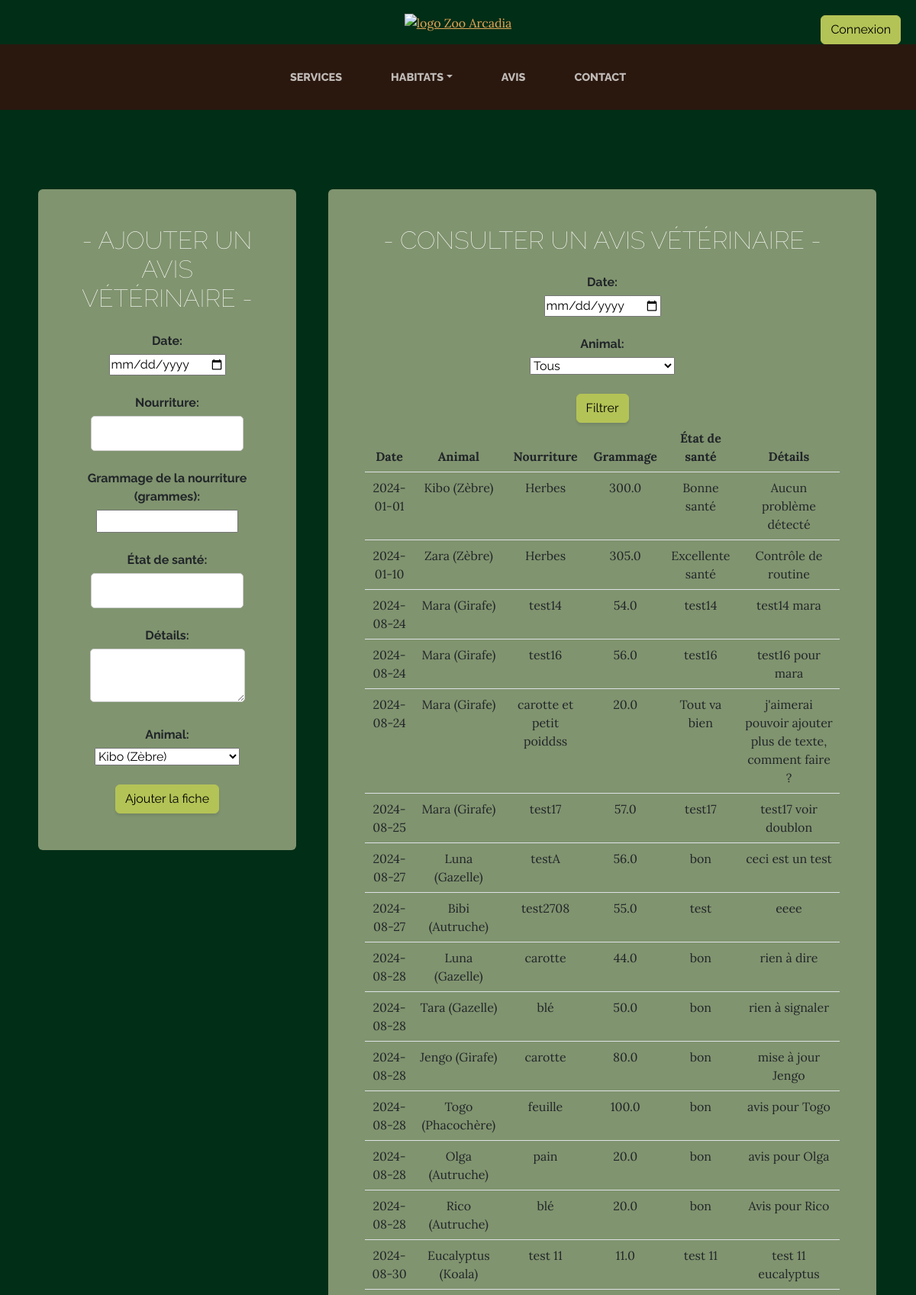
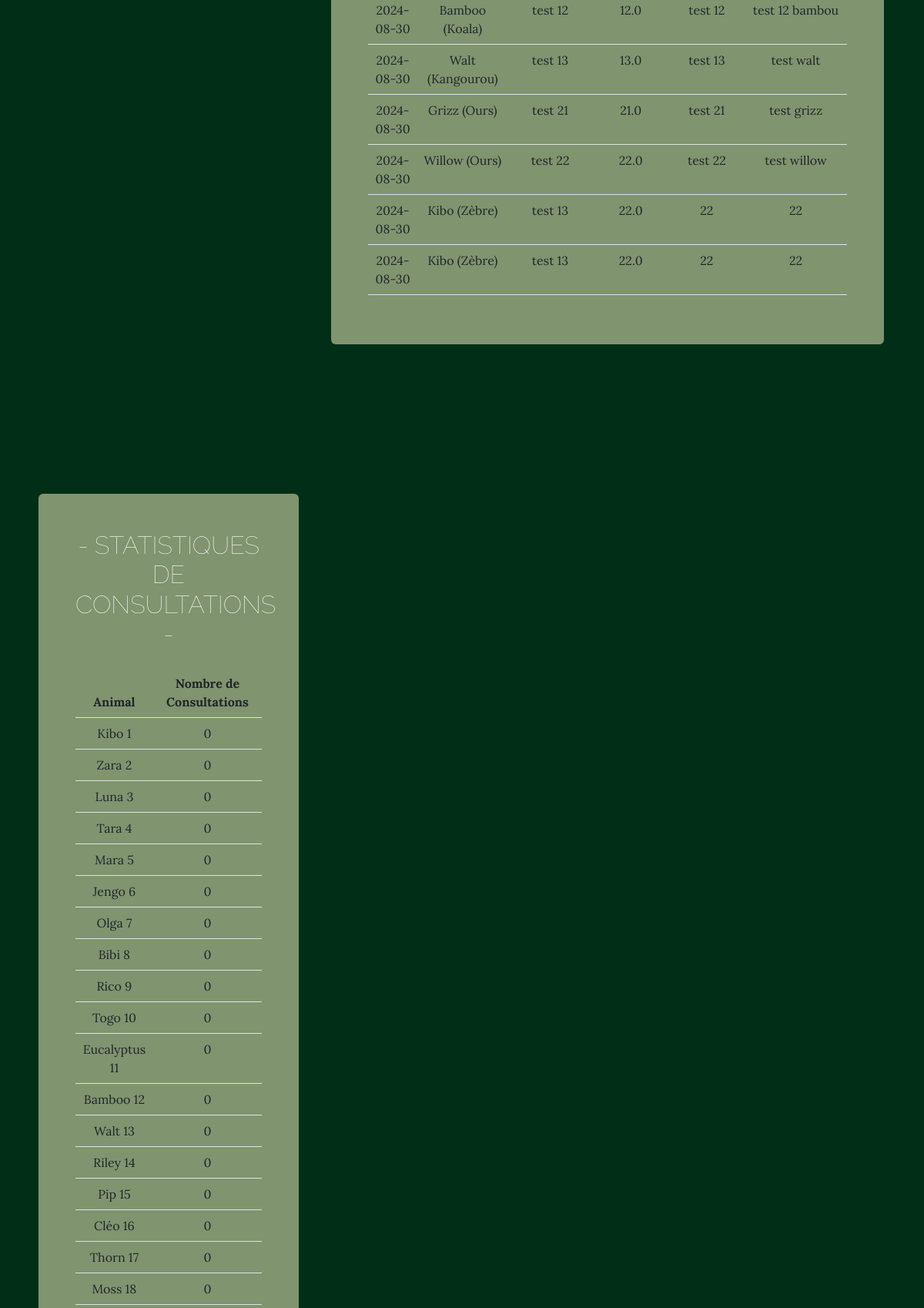
The page /admin (upper part) on the database its author committed (2 pictures, top to bottom).
### app.py (models this page shows)
class VetRecord(db.Model):
    id = db.Column(db.Integer, primary_key=True, autoincrement=True)
    date = db.Column(db.Date, nullable=False)
    food = db.Column(db.String(100), nullable=False)
    weight = db.Column(db.Float, nullable=False)
    health_status = db.Column(db.String(200), nullable=False)
    details = db.Column(db.Text, nullable=True)
    animal_id = db.Column(db.Integer, db.ForeignKey('animal.id'), nullable=False)
    animal = db.relationship('Animal', back_populates='vet_records')
    consultation_count = db.Column(db.Integer, default=0)  # Nouveau champ pour le compteur de consultations

class Animal(db.Model):
    id = db.Column(db.Integer, primary_key=True)
    name = db.Column(db.String(100), nullable=False)
    species = db.Column(db.String(100), nullable=False)
    image = db.Column(db.String(200))
    habitat_id = db.Column(db.Integer, db.ForeignKey('habitat.id'), nullable=False)
    vet_records = db.relationship('VetRecord', back_populates='animal', lazy=True)

### app.py (the view, shortened to what this page needs)
@app.route('/admin', methods=['GET', 'POST'])
def admin():
    filter_date = request.args.get('date')
    filter_animal_id = request.args.get('animal_id')
    query = VetRecord.query
    if filter_date:
        query = query.filter(VetRecord.date == date.fromisoformat(filter_date))
    if filter_animal_id:
        query = query.filter(VetRecord.animal_id == filter_animal_id)
    animals = Animal.query.all()
    vet_records = query.all()
    habitats = Habitat.query.all()  # Ajoutez cette ligne pour récupérer les habitats
    consultation_counts = {animal.id: 0 for animal in animals}
    for record in vet_records:
        consultation_counts[record.animal_id] += record.consultation_count  # Utilise la valeur actuelle de consultation_count
    avis_a_valider = Avis.query.filter_by(approuve=False).all()
    return render_template('admin.html', avis_a_valider=avis_a_valider, animals=animals, vet_records=vet_records, habitats=habitats, consultation_counts=consultation_counts)

### templates/admin.html (shortened to what this page needs)
<!DOCTYPE html>
<html lang="en">
    <head>
        <link href="../static/css/styles.css" rel="stylesheet" />
    </head>
    <body>
        <header classe="text-center">
            <a href="{{ url_for('home') }}">
                <img class="img-logo center" src="/static/assets/img/logo.png" alt="logo Zoo Arcadia" />
            </a>
            <a href="{{ url_for('register') }}" class="btn btn-primary btn-connexion">Connexion</a>
        </header>
        <nav class="navbar navbar-expand-lg navbar-dark py-lg-4" id="mainNav">
            <div class="container">
                <div class="collapse navbar-collapse" id="navbarSupportedContent">
                    <ul class="navbar-nav mx-auto">
                        <li class="nav-item px-lg-4"><a class="nav-link text-uppercase" href="{{ url_for('services') }}">Services</a></li>
                        <li class="nav-item px-lg-4 dropdown">
                            <a class="nav-link text-uppercase dropdown-toggle" href="{{ url_for('habitats') }}" id="navbarDropdown" role="button" data-bs-toggle="dropdown" aria-expanded="false">Habitats</a>
                        </li>
                        <li class="nav-item px-lg-4"><a class="nav-link text-uppercase" href="{{ url_for('home') }}#avis">Avis</a></li>
                        <li class="nav-item px-lg-4"><a class="nav-link text-uppercase" href="{{ url_for('contact') }}">Contact</a></li>
                    </ul>
                </div>
            </div>
        </nav>
        <section class="page-section2 cta2">
            <div class="container">
                <div class="row">
                    <div class="col-xl-14 mx-auto">
                        <div class="row">
                            <div class="col-md-4">
                                <div class="inner5 bg-faded text-center rounded">
                                    <h2 class="section-heading mb-4">
                                        <span class="section-heading-lower2">- Ajouter un avis vétérinaire -</span>
                                    </h2>
                                    <form method="POST" action="{{ url_for('admin') }}">
                                        <label for="date">Date:</label><br>
                                        <input type="date" id="date" name="date" required><br><br>
                                        <label for="food">Nourriture:</label><br>
                                        <input type="text" id="food" name="food" required><br><br>
                                        <label for="weight">Grammage de la nourriture (grammes):</label><br>
                                        <input type="number" step="0.1" id="weight" name="weight" required><br><br>
                                        <label for="health_status">État de santé:</label><br>
                                        <input type="text" id="health_status" name="health_status" required><br><br>
                                        <label for="details">Détails:</label><br>
                                        <textarea id="details" name="details" required></textarea><br><br>
                                        <label for="animal_id">Animal:</label><br>
                                        <select id="animal_id" name="animal_id" required>
                                            {% for animal in animals %}
                                                <option value="{{ animal.id }}">{{ animal.name }} ({{ animal.species }})</option>
                                            {% endfor %}
                                        </select><br><br>
                                        <button type="submit" class="btn btn-primary">Ajouter la fiche</button>
                                    </form>
                                </div>
                            </div>
                            <div class="col-md-8">
                                <div class="inner5 bg-faded text-center rounded">
                                    <h2 class="section-heading mb-4">
                                        <span class="section-heading-lower2">- Consulter un avis vétérinaire -</span>
                                    </h2>
                                    <form method="GET" action="{{ url_for('admin') }}">
                                        <label for="date">Date:</label><br>
                                        <input type="date" id="date" name="date"><br><br>
                                        <label for="animal_id">Animal:</label><br>
                                        <select id="animal_id" name="animal_id">
                                            <option value="">Tous</option>
                                        </select><br><br>
                                        <button type="submit" class="btn btn-primary">Filtrer</button>
                                    </form>
                                    <table class="table">
                                        <thead>
                                            <tr>
                                                <th>Date</th>
                                                <th>Animal</th>
                                                <th>Nourriture</th>
                                                <th>Grammage</th>
                                                <th>État de santé</th>
                                                <th>Détails</th>
                                            </tr>
                                        </thead>
                                        <tbody>
                                            {% for record in vet_records %}
                                                <tr>
                                                    <td>{{ record.date }}</td>
                                                    <td>{{ record.animal.name }} ({{ record.animal.species }})</td>
                                                    <td>{{ record.food }}</td>
                                                    <td>{{ record.weight }}</td>
                                                    <td>{{ record.health_status }}</td>
                                                    <td>{{ record.details }}</td>
                                                </tr>
                                            {% endfor %}
                                        </tbody>
                                    </table>
                                </div>
                            </div>
                        </div>
                    </div>
                </div>
            </div>
        </section>
        <section class="page-section2 cta2">
            <div class="container">
                <div class="row">
                    <div class="col-xl-14 mx-auto">
                        <div class="row">
                            <div class="col-md-4">
                                <div class="inner5 bg-faded text-center rounded">
                                    <h2 class="section-heading mb-4">
                                        <span class="section-heading-lower2">- statistiques de consultations -</span>
                                    </h2>
                                    <table class="table">
                                        <thead>
                                            <tr>
                                                <th>Animal</th>
                                                <th>Nombre de Consultations</th>
                                            </tr>
                                        </thead>
                                        <tbody>
                                            {% for animal in animals %}
                                            <tr>
                                                <td>{{ animal.name}} {{ animal.id}}</td>
                                                <td>{{ consultation_counts[animal.id] }}</td>
                                            </tr>
                                            {% endfor %}
                                        </tbody>
                                    </table>
                                </div>
                            </div>
                        </div>
                    </div>
                </div>
            </div>
        </section>
    </body>
</html>

### rows shown on the page
VetRecord: date "2024-01-01", animal.name "Kibo", animal.species "Zèbre", food "Herbes", weight "300.0", health_status "Bonne santé", details "Aucun problème détecté"
VetRecord: date "2024-01-10", animal.name "Zara", animal.species "Zèbre", food "Herbes", weight "305.0", health_status "Excellente santé", details "Contrôle de routine"
VetRecord: date "2024-08-24", animal.name "Mara", animal.species "Girafe", food "test14", weight "54.0", health_status "test14", details "test14 mara"
VetRecord: date "2024-08-24", animal.name "Mara", animal.species "Girafe", food "test16", weight "56.0", health_status "test16", details "test16 pour mara"
VetRecord: date "2024-08-24", animal.name "Mara", animal.species "Girafe", food "carotte et petit poiddss", weight "20.0", health_status "Tout va bien", details "j'aimerai pouvoir ajouter plus de texte, comment faire ?"
VetRecord: date "2024-08-25", animal.name "Mara", animal.species "Girafe", food "test17", weight "57.0", health_status "test17", details "test17 voir doublon"
VetRecord: date "2024-08-27", animal.name "Luna", animal.species "Gazelle", food "testA", weight "56.0", health_status "bon", details "ceci est un test"
VetRecord: date "2024-08-27", animal.name "Bibi", animal.species "Autruche", food "test2708", weight "55.0", health_status "test", details "eeee"
VetRecord: date "2024-08-28", animal.name "Luna", animal.species "Gazelle", food "carotte", weight "44.0", health_status "bon", details "rien à dire"
VetRecord: date "2024-08-28", animal.name "Tara", animal.species "Gazelle", food "blé", weight "50.0", health_status "bon", details "rien à signaler"
VetRecord: date "2024-08-28", animal.name "Jengo", animal.species "Girafe", food "carotte", weight "80.0", health_status "bon", details "mise à jour Jengo"
VetRecord: date "2024-08-28", animal.name "Togo", animal.species "Phacochère", food "feuille", weight "100.0", health_status "bon", details "avis pour Togo"
VetRecord: date "2024-08-28", animal.name "Olga", animal.species "Autruche", food "pain", weight "20.0", health_status "bon", details "avis pour Olga"
VetRecord: date "2024-08-28", animal.name "Rico", animal.species "Autruche", food "blé", weight "20.0", health_status "bon", details "Avis pour Rico"
VetRecord: date "2024-08-30", animal.name "Eucalyptus", animal.species "Koala", food "test 11", weight "11.0", health_status "test 11", details "test 11 eucalyptus"
VetRecord: date "2024-08-30", animal.name "Bamboo", animal.species "Koala", food "test 12", weight "12.0", health_status "test 12", details "test 12 bambou"
VetRecord: date "2024-08-30", animal.name "Walt", animal.species "Kangourou", food "test 13", weight "13.0", health_status "test 13", details "test walt"
VetRecord: date "2024-08-30", animal.name "Grizz", animal.species "Ours", food "test 21", weight "21.0", health_status "test 21", details "test grizz"
VetRecord: date "2024-08-30", animal.name "Willow", animal.species "Ours", food "test 22", weight "22.0", health_status "test 22", details "test willow"
VetRecord: date "2024-08-30", animal.name "Kibo", animal.species "Zèbre", food "test 13", weight "22.0", health_status "22", details "22"
VetRecord: date "2024-08-30", animal.name "Kibo", animal.species "Zèbre", food "test 13", weight "22.0", health_status "22", details "22"
Animal: name "Kibo", id "1", consultation_counts "0"
Animal: name "Zara", id "2", consultation_counts "0"
Animal: name "Luna", id "3", consultation_counts "0"
Animal: name "Tara", id "4", consultation_counts "0"
Animal: name "Mara", id "5", consultation_counts "0"
Animal: name "Jengo", id "6", consultation_counts "0"
Animal: name "Olga", id "7", consultation_counts "0"
Animal: name "Bibi", id "8", consultation_counts "0"
Animal: name "Rico", id "9", consultation_counts "0"
Animal: name "Togo", id "10", consultation_counts "0"
Animal: name "Eucalyptus", id "11", consultation_counts "0"
Animal: name "Bamboo", id "12", consultation_counts "0"
Animal: name "Walt", id "13", consultation_counts "0"
Animal: name "Riley", id "14", consultation_counts "0"
Animal: name "Pip", id "15", consultation_counts "0"
Animal: name "Cléo", id "16", consultation_counts "0"
Animal: name "Thorn", id "17", consultation_counts "0"
Animal: name "Moss", id "18", consultation_counts "0"

### other values the page prints
form field animal_id "Kibo (Zèbre)"
